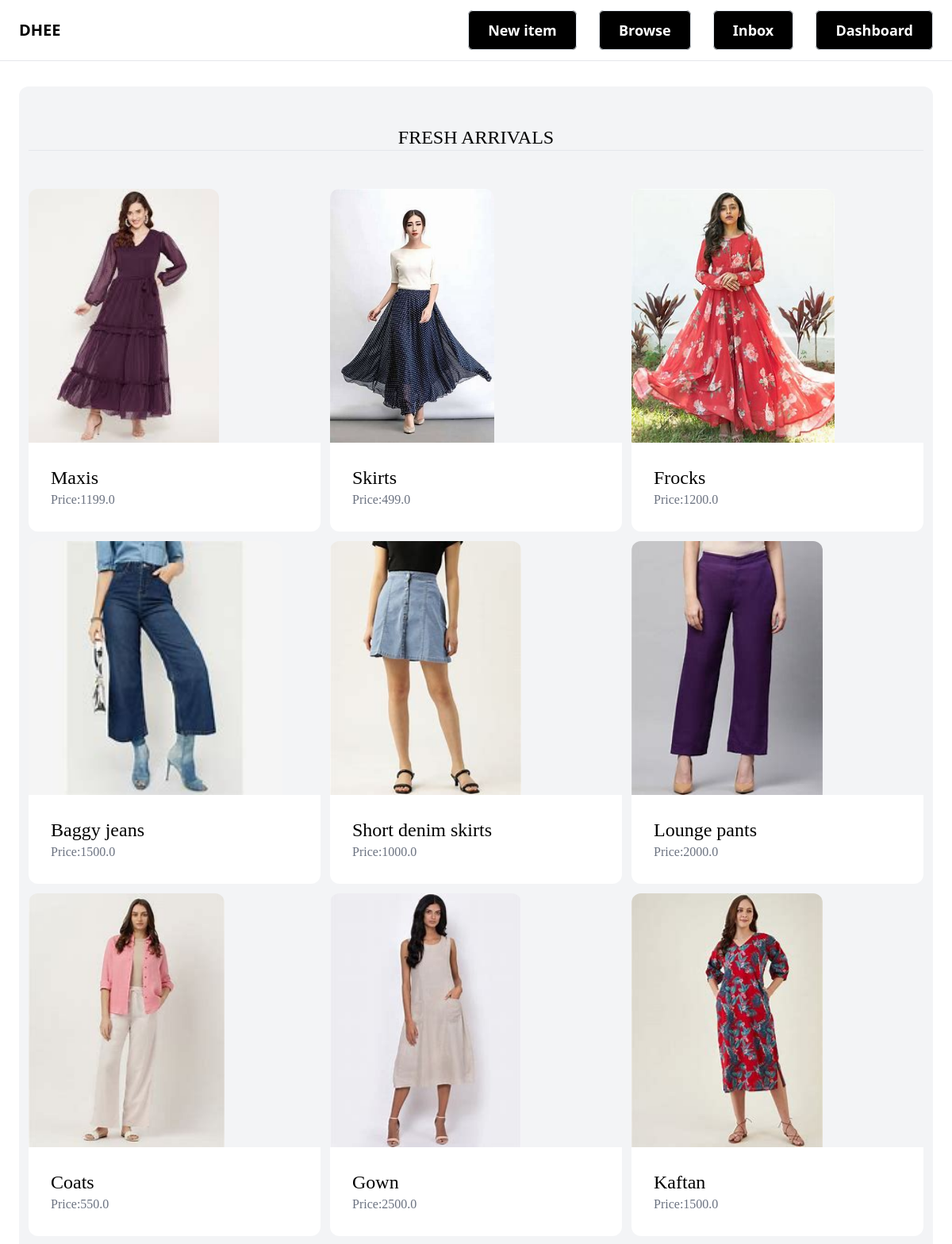
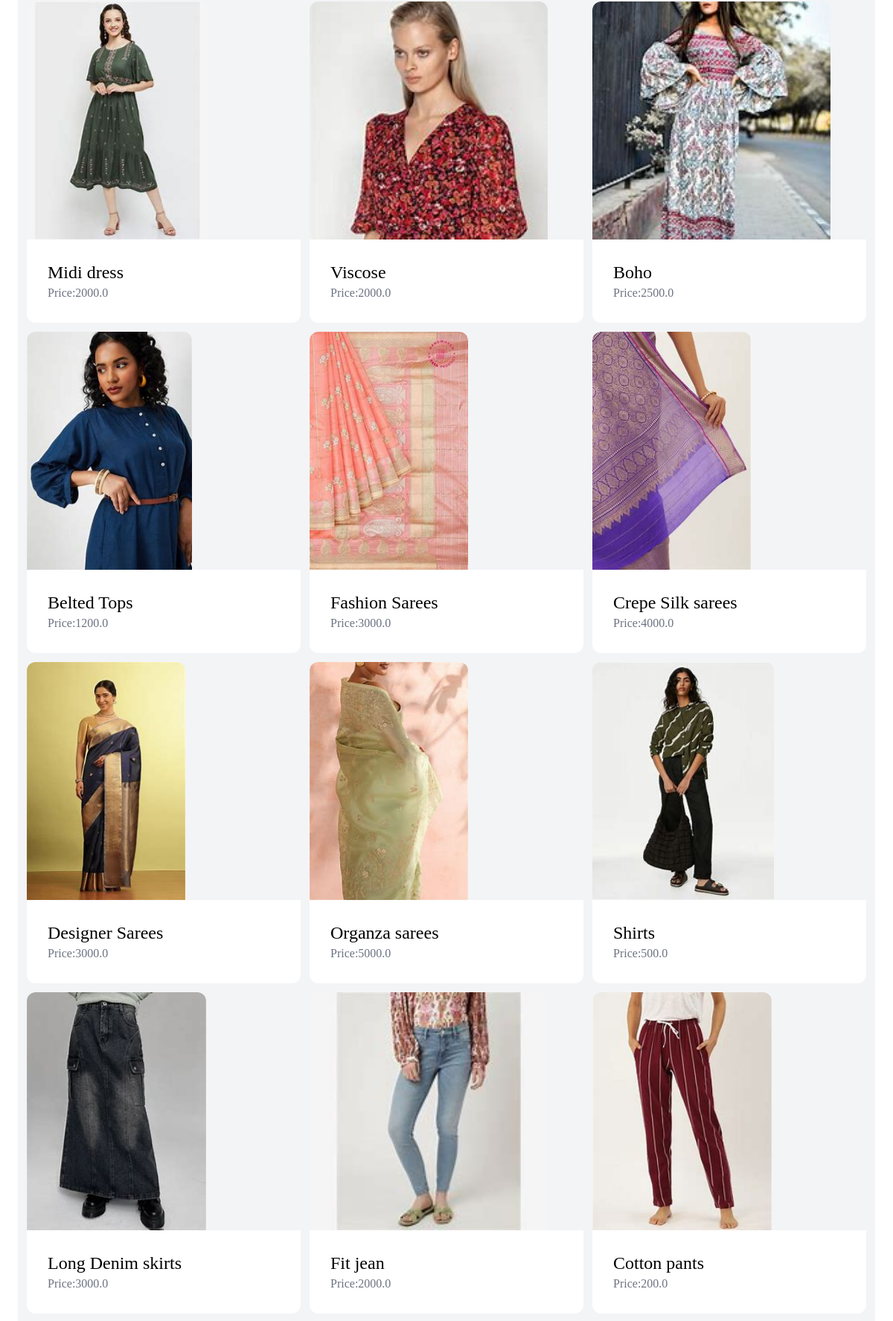
The app's page / (signed in, upper part) with its own data (2 pictures, top to bottom).
### item/models.py (models this page shows, shortened)
class Item(models.Model):
    category=models.ForeignKey(Category,related_name='items',on_delete=models.CASCADE)
    name=models.CharField(max_length=255)
    description=models.TextField(blank=True,null=True)
    price=models.FloatField()
    image=models.ImageField(upload_to='item_images',blank=True,null=True)
    is_sold=models.BooleanField(default=False)
    created_by=models.ForeignKey(User,related_name='items',on_delete=models.CASCADE)
    created_at=models.DateTimeField(auto_now_add=True)

### app/views.py (the view)
# urls.py: path('',views.index,name='index'),
def index(request):
    items=Item.objects.filter(is_sold=False)
    categories=Category.objects.all()
    return render(request,"app/index.html",{
        'categories':categories,
        'items':items,
    })

### app/templates/app/index.html (shortened to what this page needs)
{% extends "app/base.html" %}
{% block content %}
<h1>
    <div class="mt-2 px-3 py-12 bg-gray-100 rounded-xl">
        <h2 class="mb-12 text-2xl text-center border-b font-serif ">FRESH ARRIVALS</h2>
        <div class="grid grid-cols-3 gap-3">
            {%for item in items %}
            <div class="items-center">
                <a href="{% url 'item:detail' item.id %}">
                    <div>
                        <img src="{{item.image.url}}"  class="rounded-t-xl object-fill h-80 w-30 img-center">
                    </div>
                    <div class="p-7 bg-white rounded-b-xl">
                        <h2 class="text-2xl font-serif">{{item.name}}</h2>
                        <p class="text-gray-500 font-serif">Price:{{item.price}}</p>
                    </div>
                </a>
            </div>
            {% endfor %}
            </div>
            </div>
</h1>
{% endblock %}

### records on screen
Item: image (picture), name "Maxis", price "1199.0"
Item: image (picture), name "Skirts", price "499.0"
Item: image (picture), name "Frocks", price "1200.0"
Item: image (picture), name "Baggy jeans", price "1500.0"
Item: image (picture), name "Short denim skirts", price "1000.0"
Item: image (picture), name "Lounge pants", price "2000.0"
Item: image (picture), name "Coats", price "550.0"
Item: image (picture), name "Gown", price "2500.0"
Item: image (picture), name "Kaftan", price "1500.0"
Item: image (picture), name "Midi dress", price "2000.0"
Item: image (picture), name "Viscose", price "2000.0"
Item: image (picture), name "Boho", price "2500.0"
Item: image (picture), name "Belted Tops", price "1200.0"
Item: image (picture), name "Fashion Sarees", price "3000.0"
Item: image (picture), name "Crepe Silk sarees", price "4000.0"
Item: image (picture), name "Designer Sarees", price "3000.0"
Item: image (picture), name "Organza sarees", price "5000.0"
Item: image (picture), name "Shirts", price "500.0"
Item: image (picture), name "Long Denim skirts", price "3000.0"
Item: image (picture), name "Fit jean", price "2000.0"
Item: image (picture), name "Cotton pants", price "200.0"
